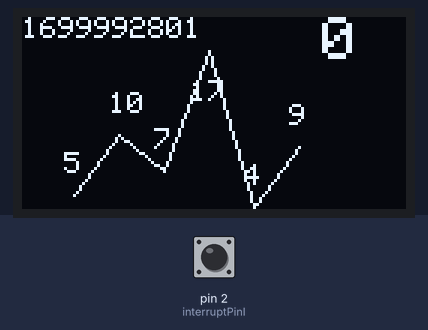
A sketch run on a simulated Arduino Nano, built for the host (arithmetic inside an expression is 32-bit, double 64-bit). On the bench: 128×64 one-colour display. Inputs (shaded band) come from the test bench; at power-on: pin 2 (interruptPinI) HIGH.

Above: at 1.2 s.
1.3 s: pin 2 (interruptPinI) pulled LOW for 0.15 s
At 1.9 s:
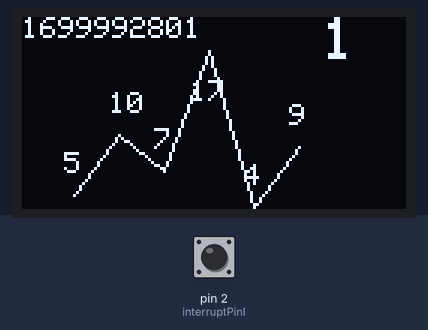
3.5 s: pin 2 (interruptPinI) pulled LOW for 1 s
At 4.4 s:
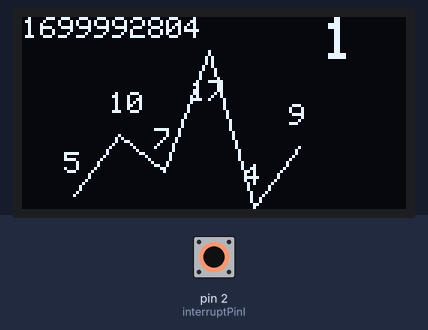
6.0 s: pin 2 (interruptPinI) pulled LOW for 0.15 s
At 6.8 s:
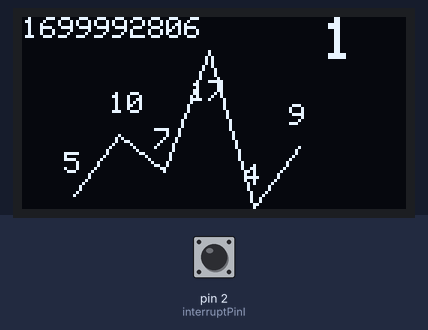
8.5 s: pin 2 (interruptPinI) pulled LOW for 1 s
At 9.33 s:
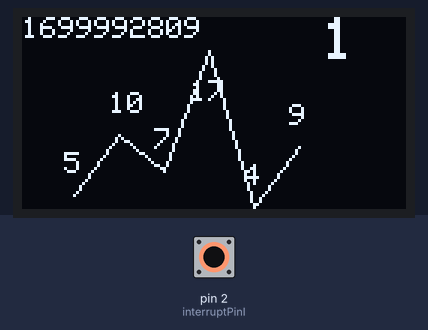
Timing chart, 0 to 11.5 s (numbered marks = the images above; inputs shaded):
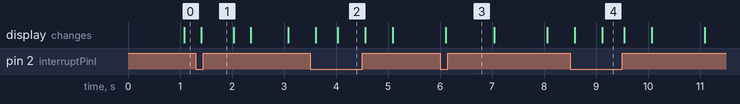

The sketch:

traglu.ino
```cpp
// This project uses a 128x64 pixel monochrome OLED display

#include <SPI.h>
#include <Wire.h>

#if defined __AVR_ATtiny85__
#include "../lib/render_tiny.h"
#elif defined(ARDUINO_AVR_NANO)
#include "../lib/render_nano.h"
#endif

// from https://github.com/jerabaul29/Compile_time_Cpp_UNIX_timestamp/tree/master/CompilationTime_PureMacro/src
#include "../lib/CompilationTime_original.h"
#include "../lib/CompilationTime.h"

typedef struct {
  // minutes since records_start_time
  unsigned int ts;
  byte value;
} record;

// TODO: this should be replaced with a Real-time clocko
// NOTE: The generated value is corrected for the local timezone (CEST+0200)
volatile unsigned long current_time = __TIME_UNIX__ - 2*60*60;
// unsigned int - 65000
volatile bool redraw = true;
volatile byte current_value = 0;
volatile unsigned long current_value_at = 0;

volatile unsigned long records_start_time = current_time - 14l*60*60;
const int records_length = 10;
volatile int records_cursor = 6;
record records[records_length] = {
  // just some sample data
  { 0,     5},
  { 2*60, 10},
  { 4*60,  7},
  { 6*60, 17},
  { 8*60,  4},
  {10*60,  9},
};

const byte interruptPinI = 2;

void setup() {
  // setup 1 second clock interrupt
  cli();
  TCCR1A = 0; // set entire TCCR1A register to 0
  TCCR1B = 0; // set entire TCCR1B register to 0
  TCNT1  = 0; // initialize counter value to 0
  // set compare match register to 1Hz
  OCR1A = 15624; // = (16*10^6) / (1*1024) - 1 (must be <65536)
  TCCR1B |= (1 << WGM12); // turn on CTC mode
  TCCR1B |= (1 << CS12) | (1 << CS10); // Set CS12 and CS10 bits for 1024 prescaler
  TIMSK1 |= (1 << OCIE1A); // enable timer compare interrupt
  sei();

  Serial.begin(9600);

  // display could use either 0x3C or 0x3D
  if(!display.begin(SSD1306_SWITCHCAPVCC, 0x3C, 1)) {
    Serial.println(F("SSD1306 allocation failed"));
    for(;;);
  }

  pinMode(interruptPinI, INPUT_PULLUP);
  attachInterrupt(digitalPinToInterrupt(interruptPinI), increaseI, FALLING);
}

// timer1 interrupt
ISR(TIMER1_COMPA_vect) {
  current_time += 1;
  redraw = true;
}

// This is the 1/I button, which is used to increase the value by 1
void increaseI() {
  current_value += 1;
  if (current_value > 33) {
    current_value = 0;
  }
  current_value_at = millis();
  redraw = true;
}

byte valueToY(byte value) {
  // max/min breaks the line angle, however the library can't handle it
  return min(63, max(0, display.height()-1-(value-4)*4));
}

// TODO: a bit too messy
byte tsToX(unsigned long ts) {
  // 16 hours in seconds
  unsigned long span = 16l*60*60;
  // seconds per pixel, 1 pixel per 8 minutes
  int width = span/120;
  return min(127, max(3, 3 + (ts - (current_time - span))/width));
}

void loop() {
  // automatically store the value if high enough
  if (current_value > 0 && (millis() - current_value_at) >= 1000) {
    if (current_value > 2) {
      records[records_cursor] = {(unsigned int)((current_time - records_start_time) / 60), current_value};
      records_cursor += 1;
    }
    current_value = 0;
    redraw = true;
  }

  if (redraw) {
    redraw = false;
    display.clearDisplay();

    // mostly everything will draw with WHITE to enable the pixels
    display.setTextColor(WHITE);

    // draw current time
    display.setTextSize(1);
    display.setCursor(0, 0);
    display.println(current_time);

    // draw value
    display.setTextSize(2);
    display.setCursor(100, 0);
    display.println(current_value);

    // draw graph
    display.setTextSize(1);
    for (byte i = 0; i < min(records_length, records_cursor); i++) {
      // calculate display positions for point
      byte x_pos = tsToX(records[i].ts*60 + records_start_time);
      byte y_pos = valueToY(records[i].value);

      // draw label, center and below/above the point
      if (records[i].value > 10) {
        display.setCursor(x_pos-6, y_pos+10);
      } else {
        display.setCursor(x_pos-3, y_pos-14);
      }
      display.println(records[i].value);

      // draw line between this point and the next, if there is one
      if ((i + 1) < records_length && records[i + 1].value != 0) {
        byte x_pos2 = tsToX(records[i + 1].ts*60 + records_start_time);
        byte y_pos2 = valueToY(records[i + 1].value);
        display.drawLine(x_pos, y_pos, x_pos2, y_pos2, WHITE);
      } else {
        break;
      }
    }

    display.display();
  }
  delay(100);
}
```
